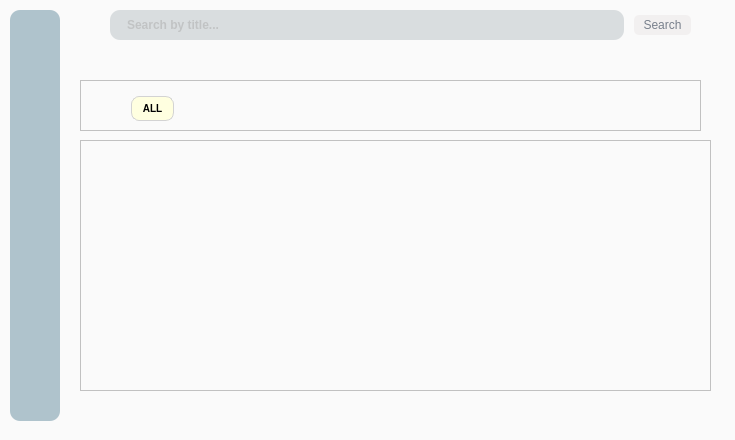
<?xml version="1.0" encoding="UTF-8"?>
<ui version="4.0">
 <class>MainWindow</class>
 <widget class="QMainWindow" name="MainWindow">
  <property name="geometry">
   <rect>
    <x>0</x>
    <y>0</y>
    <width>735</width>
    <height>440</height>
   </rect>
  </property>
  <property name="minimumSize">
   <size>
    <width>735</width>
    <height>440</height>
   </size>
  </property>
  <property name="maximumSize">
   <size>
    <width>740</width>
    <height>440</height>
   </size>
  </property>
  <property name="cursor">
   <cursorShape>PointingHandCursor</cursorShape>
  </property>
  <property name="windowTitle">
   <string>MainWindow</string>
  </property>
  <property name="styleSheet">
   <string notr="true">background-color: #FAFAFA;</string>
  </property>
  <widget class="QWidget" name="centralwidget">
   <widget class="QWidget" name="widge_search" native="true">
    <property name="geometry">
     <rect>
      <x>110</x>
      <y>10</y>
      <width>581</width>
      <height>61</height>
     </rect>
    </property>
    <property name="font">
     <font>
      <pointsize>10</pointsize>
     </font>
    </property>
    <layout class="QHBoxLayout" name="horizontalLayout" stretch="9,1">
     <property name="spacing">
      <number>10</number>
     </property>
     <property name="sizeConstraint">
      <enum>QLayout::SetMaximumSize</enum>
     </property>
     <item>
      <widget class="QLineEdit" name="search_input">
       <property name="minimumSize">
        <size>
         <width>20</width>
         <height>30</height>
        </size>
       </property>
       <property name="font">
        <font>
         <pointsize>9</pointsize>
         <weight>75</weight>
         <bold>true</bold>
        </font>
       </property>
       <property name="cursor">
        <cursorShape>IBeamCursor</cursorShape>
       </property>
       <property name="styleSheet">
        <string notr="true">background-color: rgb(217, 221, 223);
color: #A9A9A9;
border-radius: 10px;
padding: 5px 15px;</string>
       </property>
       <property name="text">
        <string/>
       </property>
       <property name="placeholderText">
        <string>Search by title...</string>
       </property>
      </widget>
     </item>
     <item>
      <widget class="QPushButton" name="search_btn">
       <property name="cursor">
        <cursorShape>PointingHandCursor</cursorShape>
       </property>
       <property name="styleSheet">
        <string notr="true">border-radius: 5px;
padding: 3px;
background-color: #f2f0f0;
color: rgb(120, 128, 140);</string>
       </property>
       <property name="text">
        <string>Search</string>
       </property>
      </widget>
     </item>
    </layout>
   </widget>
   <widget class="QScrollArea" name="scrollArea">
    <property name="geometry">
     <rect>
      <x>80</x>
      <y>80</y>
      <width>621</width>
      <height>51</height>
     </rect>
    </property>
    <property name="minimumSize">
     <size>
      <width>621</width>
      <height>0</height>
     </size>
    </property>
    <property name="styleSheet">
     <string notr="true">QPushButton {
	background-color: lightyellow;
	border: 1px solid lightgray;
	border-radius: 8px;
	padding: 5px 10px;
	font-size: 10px;
	text-algin: center;
	font-weight: bold;
	color: black;
}</string>
    </property>
    <property name="verticalScrollBarPolicy">
     <enum>Qt::ScrollBarAlwaysOff</enum>
    </property>
    <property name="sizeAdjustPolicy">
     <enum>QAbstractScrollArea::AdjustToContents</enum>
    </property>
    <property name="widgetResizable">
     <bool>true</bool>
    </property>
    <widget class="QWidget" name="scrollAreaWidgetContents">
     <property name="geometry">
      <rect>
       <x>0</x>
       <y>0</y>
       <width>619</width>
       <height>49</height>
      </rect>
     </property>
     <property name="sizePolicy">
      <sizepolicy hsizetype="Minimum" vsizetype="Minimum">
       <horstretch>2</horstretch>
       <verstretch>0</verstretch>
      </sizepolicy>
     </property>
     <property name="layoutDirection">
      <enum>Qt::LeftToRight</enum>
     </property>
     <property name="autoFillBackground">
      <bool>false</bool>
     </property>
     <widget class="QWidget" name="horizontalLayoutWidget">
      <property name="geometry">
       <rect>
        <x>9</x>
        <y>9</y>
        <width>84</width>
        <height>37</height>
       </rect>
      </property>
      <layout class="QHBoxLayout" name="tag_list">
       <property name="sizeConstraint">
        <enum>QLayout::SetMinimumSize</enum>
       </property>
       <item>
        <widget class="QLabel" name="Add">
         <property name="sizePolicy">
          <sizepolicy hsizetype="Minimum" vsizetype="Minimum">
           <horstretch>0</horstretch>
           <verstretch>0</verstretch>
          </sizepolicy>
         </property>
         <property name="minimumSize">
          <size>
           <width>35</width>
           <height>35</height>
          </size>
         </property>
         <property name="maximumSize">
          <size>
           <width>35</width>
           <height>100</height>
          </size>
         </property>
         <property name="cursor">
          <cursorShape>PointingHandCursor</cursorShape>
         </property>
         <property name="text">
          <string/>
         </property>
         <property name="pixmap">
          <pixmap>../assets/icons/add.png</pixmap>
         </property>
        </widget>
       </item>
       <item>
        <widget class="QPushButton" name="all_btn">
         <property name="maximumSize">
          <size>
           <width>100</width>
           <height>16777215</height>
          </size>
         </property>
         <property name="text">
          <string>ALL</string>
         </property>
        </widget>
       </item>
      </layout>
     </widget>
    </widget>
   </widget>
   <widget class="QWidget" name="widget_4" native="true">
    <property name="geometry">
     <rect>
      <x>10</x>
      <y>10</y>
      <width>50</width>
      <height>411</height>
     </rect>
    </property>
    <property name="styleSheet">
     <string notr="true">background-color: #afc3cc;
border-radius: 10px;</string>
    </property>
    <layout class="QVBoxLayout" name="verticalLayout_4" stretch="0,0,1,0">
     <property name="leftMargin">
      <number>10</number>
     </property>
     <property name="topMargin">
      <number>10</number>
     </property>
     <property name="rightMargin">
      <number>10</number>
     </property>
     <property name="bottomMargin">
      <number>10</number>
     </property>
     <item>
      <widget class="QLabel" name="profile_btn">
       <property name="maximumSize">
        <size>
         <width>16777215</width>
         <height>55</height>
        </size>
       </property>
       <property name="cursor">
        <cursorShape>PointingHandCursor</cursorShape>
       </property>
       <property name="styleSheet">
        <string notr="true">background-color: #afc3cc;
color: white;</string>
       </property>
       <property name="text">
        <string/>
       </property>
       <property name="pixmap">
        <pixmap>../assets/icons/user.png</pixmap>
       </property>
       <property name="scaledContents">
        <bool>true</bool>
       </property>
      </widget>
     </item>
     <item>
      <widget class="QLabel" name="add_btn">
       <property name="minimumSize">
        <size>
         <width>30</width>
         <height>30</height>
        </size>
       </property>
       <property name="maximumSize">
        <size>
         <width>16777215</width>
         <height>60</height>
        </size>
       </property>
       <property name="cursor">
        <cursorShape>PointingHandCursor</cursorShape>
       </property>
       <property name="autoFillBackground">
        <bool>false</bool>
       </property>
       <property name="styleSheet">
        <string notr="true">background-color: #afc3cc;</string>
       </property>
       <property name="text">
        <string/>
       </property>
       <property name="pixmap">
        <pixmap>../assets/IMAGE/add.png</pixmap>
       </property>
       <property name="scaledContents">
        <bool>true</bool>
       </property>
       <property name="openExternalLinks">
        <bool>false</bool>
       </property>
      </widget>
     </item>
     <item>
      <widget class="QLabel" name="label_7">
       <property name="text">
        <string/>
       </property>
      </widget>
     </item>
     <item>
      <widget class="QLabel" name="setting_btn">
       <property name="minimumSize">
        <size>
         <width>30</width>
         <height>30</height>
        </size>
       </property>
       <property name="maximumSize">
        <size>
         <width>35</width>
         <height>35</height>
        </size>
       </property>
       <property name="cursor">
        <cursorShape>PointingHandCursor</cursorShape>
       </property>
       <property name="autoFillBackground">
        <bool>false</bool>
       </property>
       <property name="styleSheet">
        <string notr="true">background-color: #afc3cc;</string>
       </property>
       <property name="text">
        <string/>
       </property>
       <property name="pixmap">
        <pixmap>../assets/icons/setting.png</pixmap>
       </property>
       <property name="scaledContents">
        <bool>true</bool>
       </property>
       <property name="openExternalLinks">
        <bool>false</bool> 
       </property>
      </widget>
     </item>
    </layout>
    <zorder>add_btn</zorder>
    <zorder>setting_btn</zorder>
    <zorder>profile_btn</zorder>
    <zorder>label_7</zorder>
   </widget>
   <widget class="QScrollArea" name="scrollArea_2">
    <property name="geometry">
     <rect>
      <x>80</x>
      <y>140</y>
      <width>631</width>
      <height>251</height>
     </rect>
    </property>
    <property name="horizontalScrollBarPolicy">
     <enum>Qt::ScrollBarAlwaysOff</enum>
    </property>
    <property name="widgetResizable">
     <bool>true</bool>
    </property>
    <widget class="QWidget" name="scrollAreaWidgetContents_2">
     <property name="geometry">
      <rect>
       <x>0</x>
       <y>0</y>
       <width>629</width>
       <height>249</height>
      </rect>
     </property>
     <layout class="QGridLayout" name="gridLayout"/>
    </widget>
   </widget>
  </widget>
 </widget>
 <resources/>
 <connections/>
</ui>
